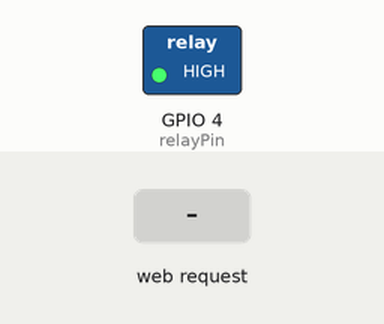
This sketch was run on a simulated ESP32. On the bench: switched loads named in the sketch (green lamp = pin HIGH). Inputs (shaded band) come from the test bench. WiFi joins after 1.5 s; servers stay silent unless stated; what the sketch prints to the serial monitor is not drawn.

Above: at 2.7 s.
2.8 s: HTTP request GET /ON received
At 3.5 s:
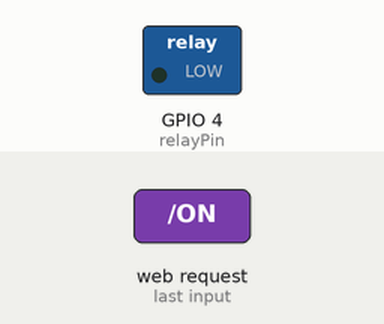
4.3 s: HTTP request GET /OFF received
At 4.6 s:
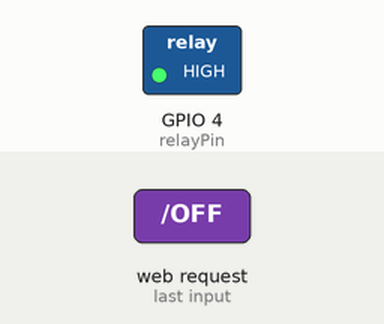
Timing chart, 0 to 7.3 s (numbered marks = the images above; inputs shaded):
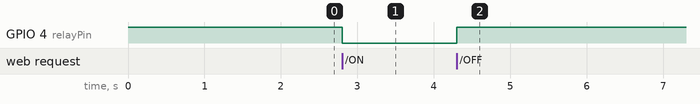

Measured:
- after the input at 2.8 s, GPIO 4 (relayPin): HIGH → LOW at once
- after the input at 4.3 s, GPIO 4 (relayPin): LOW → HIGH at once

The sketch:

home_automation.ino
```cpp
#include <WiFi.h>

const char* ssid = "YOUR_WIFI_NAME";
const char* password = "YOUR_WIFI_PASSWORD";

WiFiServer server(80);

// Relay connected to GPIO 4
int relayPin = 4;

void setup() {
  Serial.begin(115200);

  pinMode(relayPin, OUTPUT);
  digitalWrite(relayPin, HIGH);   // Relay OFF (active LOW)

  // Connect to WiFi
  WiFi.begin(ssid, password);
  Serial.println("Connecting to WiFi...");

  while (WiFi.status() != WL_CONNECTED) {
    delay(500);
    Serial.print(".");
  }

  Serial.println("");
  Serial.println("WiFi Connected");
  Serial.print("IP Address: ");
  Serial.println(WiFi.localIP());

  server.begin();
}

void loop() {
  WiFiClient client = server.available();

  if (client) {
    Serial.println("New Client Connected");

    String request = client.readStringUntil('\r');
    client.flush();

    // Relay ON
    if (request.indexOf("/ON") != -1) {
      digitalWrite(relayPin, LOW);
    }

    // Relay OFF
    if (request.indexOf("/OFF") != -1) {
      digitalWrite(relayPin, HIGH);
    }

    // Web Page
    client.println("HTTP/1.1 200 OK");
    client.println("Content-type:text/html");
    client.println();

    client.println("<html><head><title>Home Automation</title></head>");
    client.println("<body style='text-align:center;font-family:Arial;'>");
    client.println("<h1>HOME AUTOMATION</h1>");
    client.println("<a href='/ON'><button style='padding:15px 30px;font-size:20px;'>ON</button></a>");
    client.println("<br><br>");
    client.println("<a href='/OFF'><button style='padding:15px 30px;font-size:20px;'>OFF</button></a>");
    client.println("</body></html>");

    client.println();
    delay(1);
    client.stop();

    Serial.println("Client Disconnected");
  }
}
```
